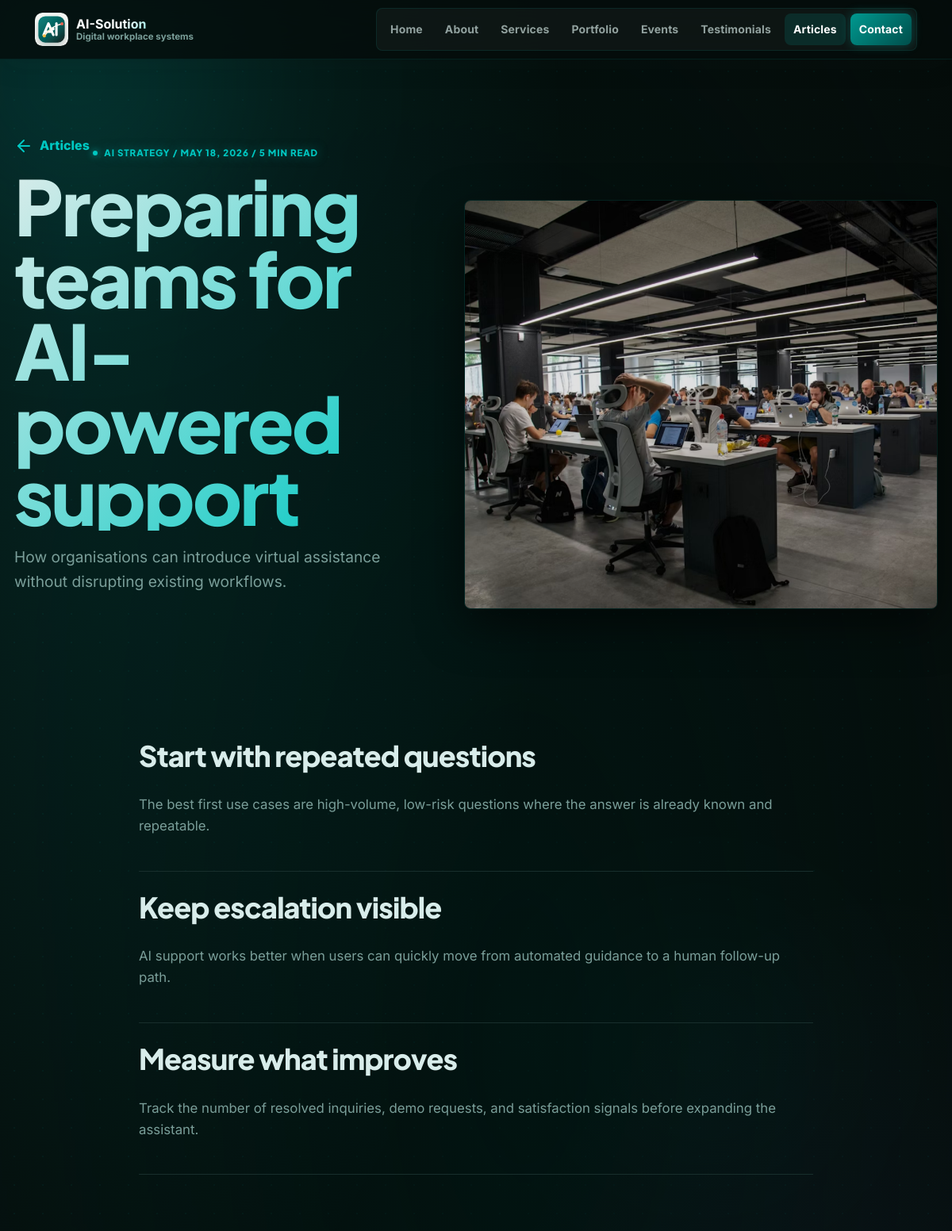
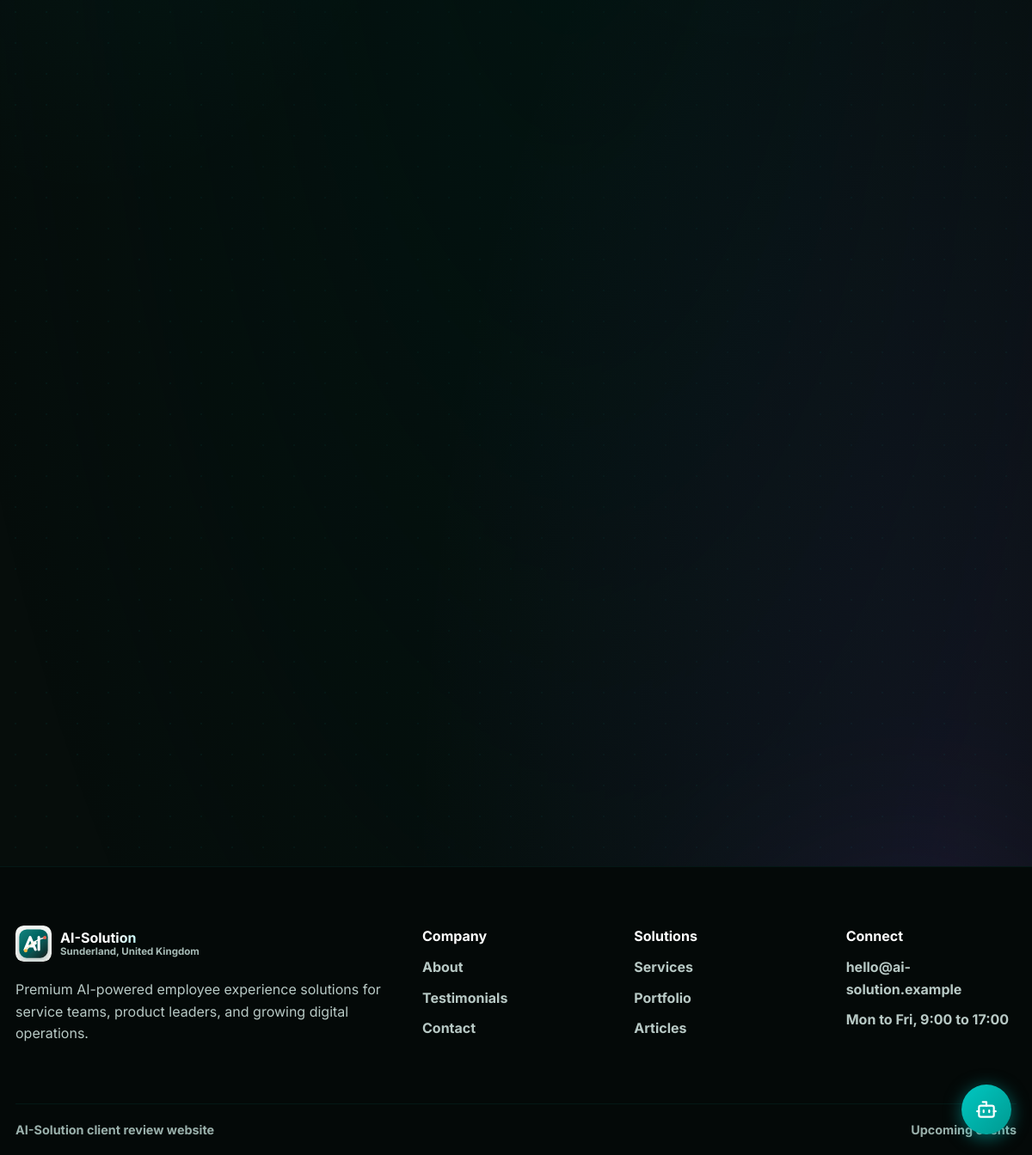
Page /articles/preparing-teams-for-ai-support/ on the committed database (2 pictures, top to bottom).
### website/models.py (models this page shows, shortened)
class SiteSetting(models.Model):
    brand_name = models.CharField(max_length=80, default="AI-Solution")
    brand_tagline = models.CharField(
        max_length=120, default="Digital workplace systems"
    )
    footer_summary = models.TextField(
        default="Premium AI-powered employee experience solutions for service teams, product leaders, and growing digital operations."
    )
    location = models.CharField(max_length=160, default="Sunderland, United Kingdom")
    contact_email = models.EmailField(default="hello@ai-solution.example")
    opening_hours = models.CharField(max_length=120, default="Mon to Fri, 9:00 to 17:00")
    home_eyebrow = models.CharField(
        max_length=120, default="AI workplace systems from Sunderland"
    )
    home_title = models.CharField(max_length=140, default="AI-Solution")
    home_summary = models.TextField(
        default="AI-powered employee experience tools for faster answers, smarter service discovery, and measurable customer engagement."
    )
    home_hero_image = models.ImageField(upload_to="site/", blank=True)
    home_feature_eyebrow = models.CharField(
        max_length=120, default="Digital workplace focus"
    )
    home_feature_title = models.CharField(
        max_length=180,
        default="Built around customer inquiry, service clarity, and admin insight.",
    )
    operating_eyebrow = models.CharField(max_length=120, default="Operating focus")
    operating_title = models.CharField(
        max_length=180,
        default="One connected experience for prospects, customers, and internal teams.",
    )
    operating_summary = models.TextField(
        default="Service information, customer inquiries, demo interest, events, portfolio evidence, and content insights are brought together through a clean web experience."
    )
    operating_image = models.ImageField(upload_to="site/", blank=True)
    cta_eyebrow = models.CharField(max_length=120, default="Ready for client review")
    cta_title = models.CharField(
        max_length=180, default="Book a demo or send an inquiry through the website flow."
    )
    cta_button_text = models.CharField(max_length=80, default="Contact AI-Solution")
    home_services_eyebrow = models.CharField(max_length=120, default="Services preview")
    home_services_title = models.CharField(
        max_length=180, default="Practical AI services for growing teams."
    )
    testimonial_eyebrow = models.CharField(max_length=120, default="Client confidence")
    testimonial_title = models.CharField(
        max_length=180,
        default="Trusted for clear prototypes, polished service journeys, and admin insight.",
    )
    testimonial_summary = models.TextField(
        default="AI-Solution focuses on practical outcomes: easier inquiry handling, stronger customer education, and dashboards that help teams understand demand."
    )
    class Meta:
        verbose_name = "site setting"
        verbose_name_plural = "site settings"

class PublishableModel(models.Model):
    is_published = models.BooleanField(default=True)
    sort_order = models.PositiveIntegerField(default=0)
    created_at = models.DateTimeField(auto_now_add=True)
    updated_at = models.DateTimeField(auto_now=True)
    class Meta:
        abstract = True
        ordering = ["sort_order", "title"]

class Article(PublishableModel):
    slug = models.SlugField(unique=True)
    category = models.CharField(max_length=120)
    title = models.CharField(max_length=180)
    published_at = models.DateField()
    read_time = models.CharField(max_length=40, default="5 min read")
    summary = models.TextField()
    image = models.ImageField(upload_to="articles/", blank=True)
    class Meta:
        ordering = ["-published_at", "sort_order", "title"]

class ArticleSection(models.Model):
    article = models.ForeignKey(Article, on_delete=models.CASCADE, related_name="sections")
    heading = models.CharField(max_length=180)
    body = models.TextField()
    sort_order = models.PositiveIntegerField(default=0)
    class Meta:
        ordering = ["sort_order", "id"]

### website/views.py (the view)
# urls.py: path("articles/<slug:slug>/", views.article_detail, name="article_detail"),
def article_detail(request, slug):
    article = get_object_or_404(
        published(Article).prefetch_related("sections"),
        slug=slug,
    )
    related_articles = published(Article).exclude(pk=article.pk)[:2]
    return render(
        request,
        "website/article_detail.html",
        {
            "active_page": "articles",
            "article": article,
            "related_articles": related_articles,
        },
    )

### website/context_processors.py (called while the page is built)
def site_settings(request):
    try:
        settings = SiteSetting.objects.first() or DEFAULT_SITE_SETTINGS
    except (OperationalError, ProgrammingError):
        settings = DEFAULT_SITE_SETTINGS
    return {"site_settings": settings}

def admin_dashboard(request):
    if request.path.rstrip("/") != "/admin":
        return {}
    try:
        data = build_admin_dashboard()
    except (OperationalError, ProgrammingError):
        data = empty_admin_dashboard()
    return {"admin_dashboard": data}

### website/views.py (called while the page is built)
def published(model):
    try:
        return model.objects.filter(is_published=True)
    except (OperationalError, ProgrammingError):
        return model.objects.none()

### website/templates/website/article_detail.html (shortened to what this page needs)
{% extends "website/base.html" %}
{% block content %}
<article>
  <section class="article-hero">
    <div>
      <a class="back-link" href="{% url 'website:articles' %}"><i data-lucide="arrow-left"></i>Articles</a>
      <span class="eyebrow">{{ article.category }} / {{ article.published_at|date:"M j, Y" }} / {{ article.read_time }}</span>
      <h1>{{ article.title }}</h1>
      <p>{{ article.summary }}</p>
    </div>
    {% if article.image %}<img src="{{ article.image.url }}" alt="{{ article.title }}">{% endif %}
  </section>
  <section class="section article-body">
    {% for section in article.sections.all %}
      <div class="article-section">
        <h2>{{ section.heading }}</h2>
        <p>{{ section.body }}</p>
      </div>
    {% endfor %}
  </section>
</article>
<section class="section related-band">
  <div class="article-grid">
  </div>
</section>
{% endblock %}

### website/templates/website/base.html (shortened to what this page needs)
{% load static %}
<!DOCTYPE html>
<html lang="en">
<head>
  <link rel="stylesheet" href="{% static 'css/styles.css' %}">
</head>
<body>
  <div class="ai-background" aria-hidden="true">
    <div class="ai-orb ai-orb-1"></div>
    <div class="ai-orb ai-orb-3"></div>
  </div>
  <header class="site-header" data-header>
    <div class="header-inner">
      <a class="brand" href="{% url 'website:home' %}" aria-label="{{ site_settings.brand_name }} home">
        <img class="brand-mark" src="{% static 'img/logo-mark.svg' %}" alt="" width="42" height="42">
        <span class="brand-copy"><strong>{{ site_settings.brand_name }}</strong><small>{{ site_settings.brand_tagline }}</small></span>
      </a>
      <nav class="site-nav" data-nav>
        <a class="{% if active_page == 'home' %}active{% endif %}" href="{% url 'website:home' %}">Home</a>
        <a class="{% if active_page == 'about' %}active{% endif %}" href="{% url 'website:about' %}">About</a>
        <a class="{% if active_page == 'services' %}active{% endif %}" href="{% url 'website:services' %}">Services</a>
        <a class="{% if active_page == 'portfolio' %}active{% endif %}" href="{% url 'website:portfolio' %}">Portfolio</a>
        <a class="{% if active_page == 'events' %}active{% endif %}" href="{% url 'website:events' %}">Events</a>
        <a class="{% if active_page == 'testimonials' %}active{% endif %}" href="{% url 'website:testimonials' %}">Testimonials</a>
        <a class="{% if active_page == 'articles' %}active{% endif %}" href="{% url 'website:articles' %}">Articles</a>
        <a class="nav-admin {% if active_page == 'contact' %}active{% endif %}" href="{% url 'website:contact' %}">Contact</a>
      </nav>
    </div>
  </header>
  <main>
    {% block content %}{% endblock %}
  </main>
  <footer class="site-footer">
    <div class="footer-grid">
      <div class="footer-company">
        <a class="brand footer-brand" href="{% url 'website:home' %}">
          <img class="brand-mark" src="{% static 'img/logo-mark.svg' %}" alt="" width="42" height="42">
          <span class="brand-copy"><strong>{{ site_settings.brand_name }}</strong><small>{{ site_settings.location }}</small></span>
        </a>
        <p>{{ site_settings.footer_summary }}</p>
      </div>
      <div class="footer-column">
        <strong>Company</strong>
        <a href="{% url 'website:about' %}">About</a>
        <a href="{% url 'website:testimonials' %}">Testimonials</a>
        <a href="{% url 'website:contact' %}">Contact</a>
      </div>
      <div class="footer-column">
        <strong>Solutions</strong>
        <a href="{% url 'website:services' %}">Services</a>
        <a href="{% url 'website:portfolio' %}">Portfolio</a>
        <a href="{% url 'website:articles' %}">Articles</a>
      </div>
      <div class="footer-column">
        <strong>Connect</strong>
        <span>{{ site_settings.contact_email }}</span>
        <span>{{ site_settings.opening_hours }}</span>
      </div>
    </div>
    <div class="footer-bottom">
      <span>{{ site_settings.brand_name }} client review website</span>
      <a href="{% url 'website:events' %}">Upcoming events</a>
    </div>
  </footer>
  <div id="cb-wrap">
    <button id="cb-btn" aria-label="Open AI chat assistant" title="Ask our AI assistant">
    </button>
  </div>
</body>
</html>

### website/templates/website/base.html (style rules this page uses)
#cb-wrap { position: fixed; bottom: 24px; right: 24px; z-index: 9999; font-family: "Inter", Arial, sans-serif; }
#cb-btn { width: 58px; height: 58px; border-radius: 50%; border: none; background: linear-gradient(135deg, #00c8c2, #009990); color: #fff; cursor: pointer; display: flex; align-items: center; justify-content: center; box-shadow: 0 4px 20px rgba(0,200,194,0.5); transition: transform 0.2s, box-shadow 0.2s; margin-left: auto; }

### rows in the picture
SiteSetting: brand_name "AI-Solution", brand_tagline "Digital workplace systems", location "Sunderland, United Kingdom", footer_summary "Premium AI-powered employee experience solutions for service teams, product leaders, and growing digital operations.", contact_email "hello@ai-solution.example", opening_hours "Mon to Fri, 9:00 to 17:00"
Article: category "AI STRATEGY", published_at "MAY 18, 2026", read_time "5 MIN READ", title "Preparing teams for AI-powered support", summary "How organisations can introduce virtual assistance without disrupting existing workflows.", image (picture)
ArticleSection: heading "Start with repeated questions", body "The best first use cases are high-volume, low-risk questions where the answer is already known and repeatable."
ArticleSection: heading "Keep escalation visible", body "AI support works better when users can quickly move from automated guidance to a human follow-up path."
ArticleSection: heading "Measure what improves", body "Track the number of resolved inquiries, demo requests, and satisfaction signals before expanding the assistant."
